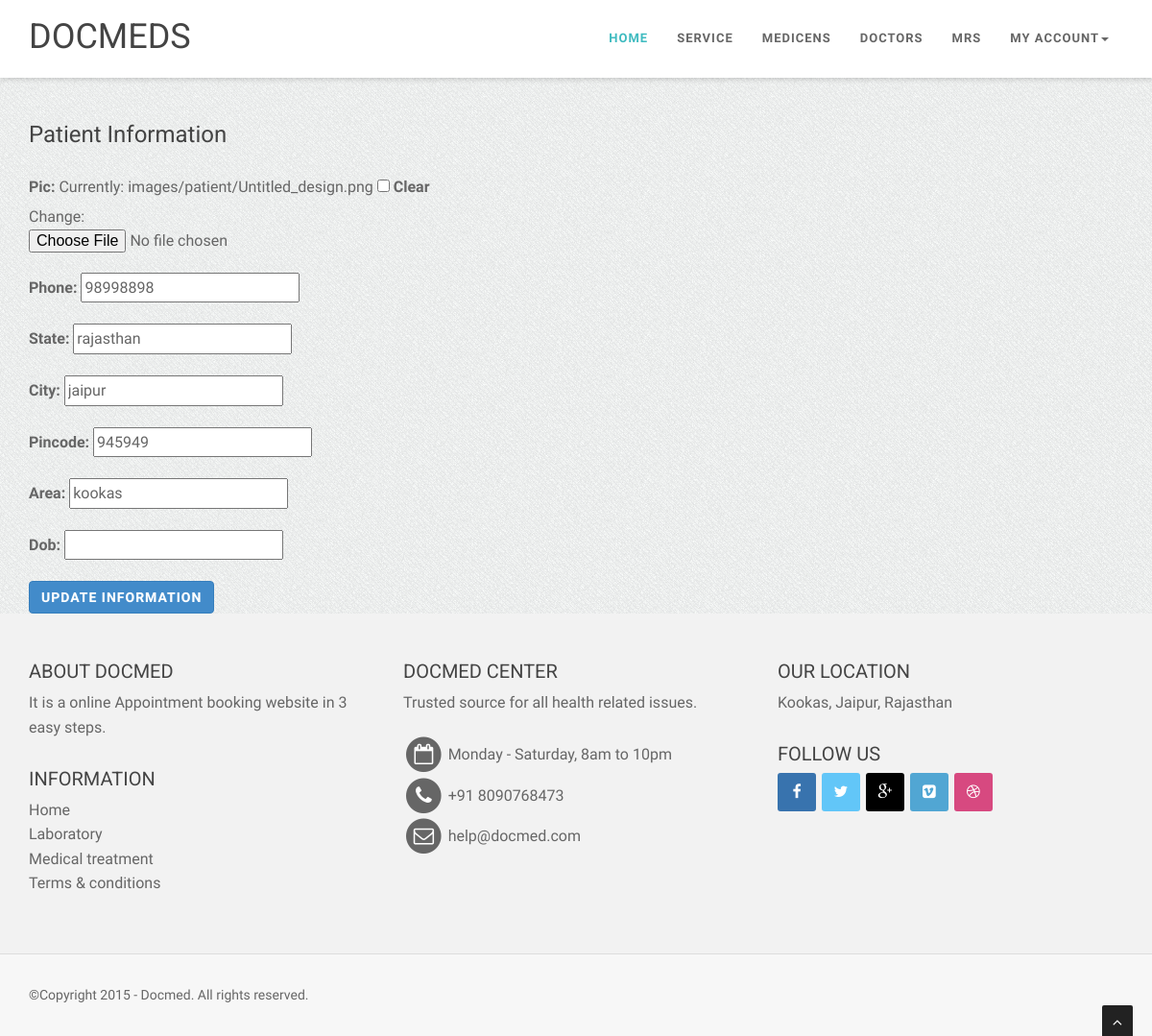
/account/ (signed in), run on the app's committed database.
### patient/models.py (models this page shows)
class Patient(models.Model):
    user = models.ForeignKey(User, on_delete=models.CASCADE, null=True, blank=True)
    pic = models.ImageField(upload_to='images/patient', blank=True, null=True)
    phone = models.IntegerField(blank=True, null=True)
    number_verified = models.BooleanField(default=False)
    state = models.CharField(max_length=200, blank=True, null=True)
    city = models.CharField(max_length=200, blank=True, null=True)
    pincode = models.IntegerField(blank=True, null=True)
    area = models.CharField(max_length=200, blank=True, null=True)
    dob = models.DateField(blank=True, null=True)

### patient/views.py (the view)
# urls.py: path('account/', patientAccount, name='account'),
@login_required
def patientAccount(request):
    try:
        user_obj = User.objects.get(username=request.user)
        patient_profile = Patient.objects.get(user=user_obj.id)
    except Patient.DoesNotExist:
        patient_profile = Patient(user=user_obj)
    if request.method == 'POST':
        form = PatientForm(request.POST,request.FILES,instance=patient_profile)
        if form.is_valid():
            form.save()
            return redirect('home')
    else:
        form = PatientForm(instance=patient_profile)
    context = {
        'form': form,
    }
    return render(request, 'patient/account.html', context)

### patient/forms.py
class PatientForm(forms.ModelForm):
    class Meta:
        model = Patient
        exclude = ['user','number_verified']

### patient/templates/patient/account.html (shortened to what this page needs)
{% extends 'main.html' %}
{% load static %}
{% block content %}
<div class="container">
    <br>
    <br>
    <br>
    <br>
    <br>
    <div class="row mt-5">
        <div class="col-md-12">
            <div class="card">
                <div class="card-body">
                    <h5 class="card-title">Patient Information</h5>
                    <form method="post" action="" enctype="multipart/form-data">
                        {{ form.as_p }}
                        <button type="submit" class="btn btn-primary">Update Information</button>
                    </form>
                </div>
            </div>
        </div>
    </div>
</div>
{% endblock content %}

### static/css/style.css (style rules this page uses)
body { width: 100%; height: 100%; font-family: 'Open Sans', sans-serif; font-weight: 300; color: #666; background-color: #ddd; font-size: 16px; line-height: 1.6em; }
html { width: 100%; height: 100%; }
label, input, button, select, textarea { font-family: 'Open Sans', sans-serif; font-size: inherit; line-height: inherit; }
h5 { font-size: 24px; }
h1, h2, h3, h4, h5, h6 { margin: 0 0 30px; font-family: 'Roboto', sans-serif; font-weight: 400; color: #444; line-height: 1em; }
p { margin: 0 0 20px; }
a { color: #666; -webkit-transition: all .2s ease-in-out; -moz-transition: all .2s ease-in-out; transition: all .2s ease-in-out; }
.btn { position: relative; display: inline-block; outline: none; color: #fff; text-decoration: none; text-transform: uppercase; letter-spacing: 1px; font-weight: 400; text-shadow: 0 0 1px rgba(255,255,255,0.3); font-size: 14px; font-weight: 700; }

### static/bodybg/bg1.css (style rules this page uses)
body { background: url(../img/bodybg/bg1.png) repeat left top; }

### data on the page
Patient: phone "98998898", state "rajasthan", city "jaipur", pincode "945949", area "kookas"
